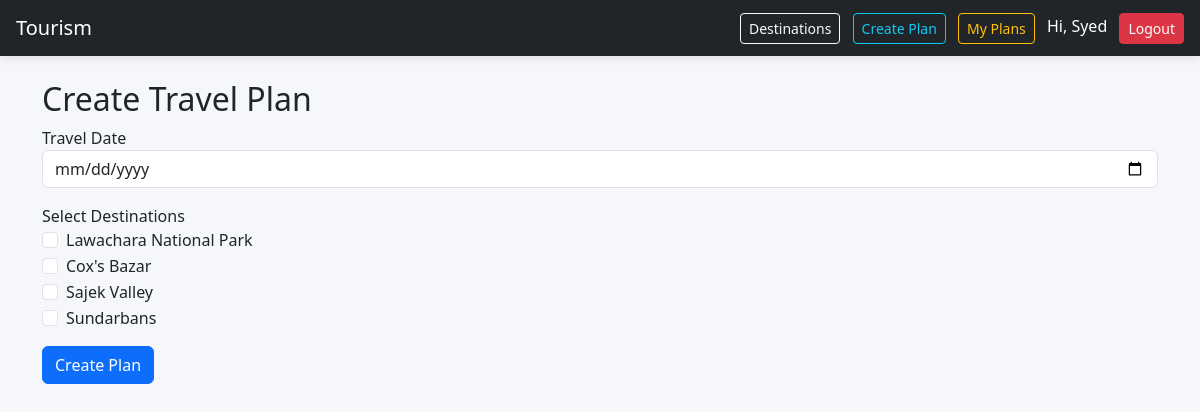
Page /create-plan/ (signed in) on the committed database.
### core/models.py (models this page shows, shortened)
class Destination(models.Model):
    name = models.CharField(max_length=200)
    description = models.TextField()
    image = models.ImageField(upload_to='destinations/', null=True, blank=True)
    location = models.CharField(max_length=200, default="Unknown")
    is_popular = models.BooleanField(default=False)

### core/views.py (the view, shortened to what this page needs)
# urls.py: path('create-plan/', views.create_plan, name='create_plan'),
def create_plan(request):
    if not request.user.is_authenticated:
        return redirect('login')
    destinations = Destination.objects.all()
    return render(request, 'create_plan.html', {'destinations': destinations})

### templates/create_plan.html (shortened to what this page needs)
{% extends 'base.html' %}
{% block content %}
<h2>Create Travel Plan</h2>
<form method="POST">
    <div class="mb-3">
        <label>Travel Date</label>
        <input type="date" name="date" class="form-control" required>
    </div>
    <div class="mb-3">
        <label>Select Destinations</label>
        {% for d in destinations %}
            <div class="form-check">
                <input type="checkbox" name="destinations" value="{{ d.id }}" class="form-check-input">
                <label class="form-check-label">{{ d.name }}</label>
            </div>
        {% endfor %}
    </div>
    <button class="btn btn-primary">Create Plan</button>
</form>
{% endblock %}

### templates/base.html (shortened to what this page needs)
<!DOCTYPE html>
<html>
<head>
    <link href="https://cdn.jsdelivr.net/npm/bootstrap@5.3.3/dist/css/bootstrap.min.css" rel="stylesheet">
</head>
<body>
<nav class="navbar navbar-expand-lg navbar-dark bg-dark px-3">
    <a class="navbar-brand" href="/">Tourism</a>
    <div class="ms-auto">
        <a class="btn btn-outline-light btn-sm nav-btn" href="/destinations/">Destinations</a>
        <a class="btn btn-outline-info btn-sm nav-btn" href="/create-plan/">Create Plan</a>
        <a class="btn btn-outline-warning btn-sm nav-btn" href="/my-plans/">My Plans</a>
        {% if user.is_authenticated %}
            <span class="text-white ms-2">Hi, {{ user.username }}</span>
            <a class="btn btn-danger btn-sm nav-btn" href="/logout/">Logout</a>
        {% else %}
            <a class="btn btn-outline-light btn-sm nav-btn" href="/login/">Login</a>
            <a class="btn btn-warning btn-sm nav-btn" href="/register/">Register</a>
        {% endif %}
    </div>
</nav>
<div class="container mt-4">
    {% block content %}
    {% endblock %}
</div>
</body>
</html>

### templates/base.html (style rules this page uses)
body { background: #f5f7fb; }
.navbar { box-shadow: 0 2px 10px rgba(0,0,0,0.1); }
.nav-btn { margin-left: 8px; }

### rows in the picture
Destination: name "Lawachara National Park"
Destination: name "Cox's Bazar"
Destination: name "Sajek Valley"
Destination: name "Sundarbans"

### other values in the picture
{{ user.username }} "Syed"
